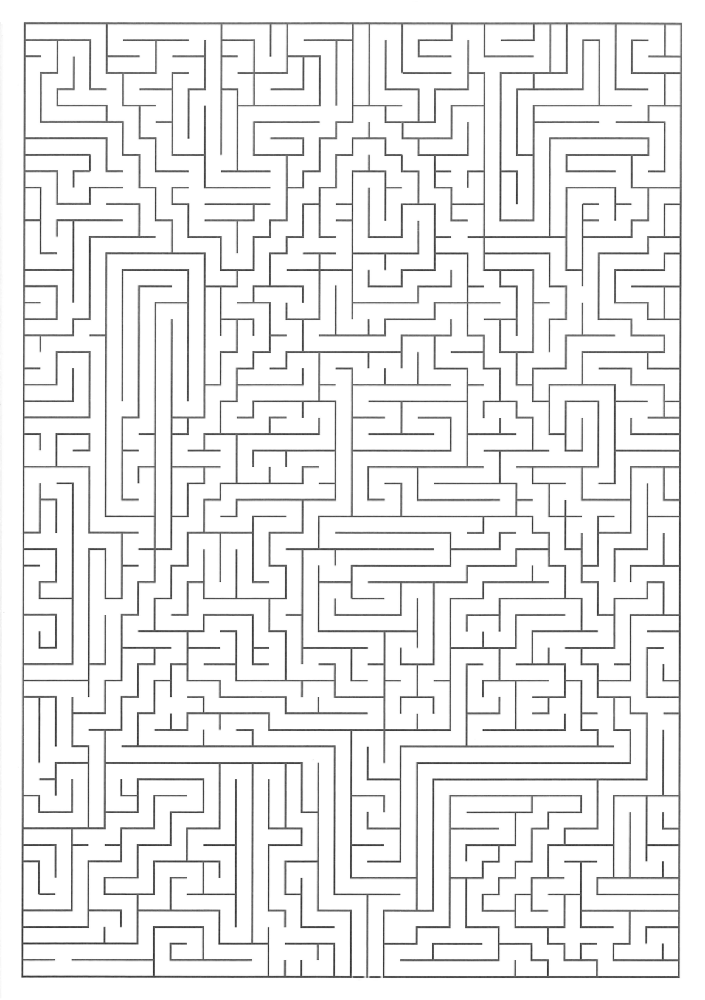
#> input picture examples/vetica.png, 705 x 1000 px, shrunk from 1159 x 1645 before the run, found by its file name
$ python edge_extract.py
#> lines starting #> are read from the running program, lines starting #| are printed output that depends on the picture; after the words box and inside, x2 and y2 are one past the last pixel; in counts of white or black regions, pixels touching at a corner belong together
from skimage import morphology
from skimage import img_as_ubyte
import cv2
import numpy as np

im = cv2.imread("vetica.png")
#> im is the input picture: shape (1000, 705, 3); min 45, max 255, mean 237.8
im = cv2.cvtColor(im, cv2.COLOR_BGR2GRAY)
#> im: shape (1000, 705)
im = cv2.threshold(im, 0, 255, cv2.THRESH_OTSU)[1]
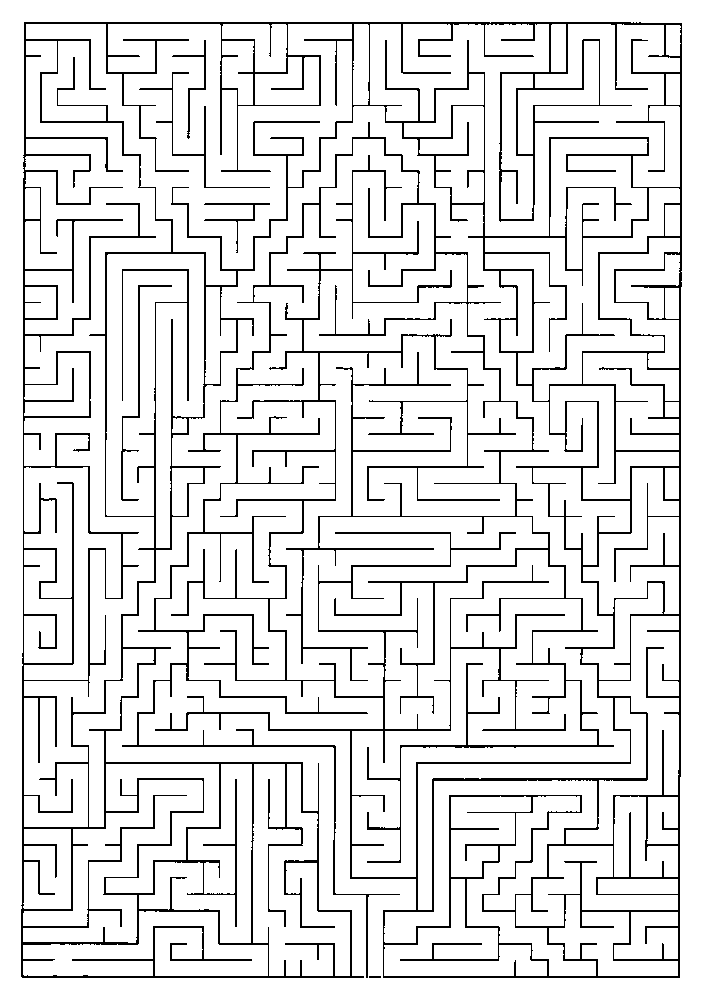
#> im: shape (1000, 705); 89.6% white; black in thin lines or dots, all inside (x1, y1, x2, y2) = (21, 22, 682, 978)
im = morphology.skeletonize(im > 0)
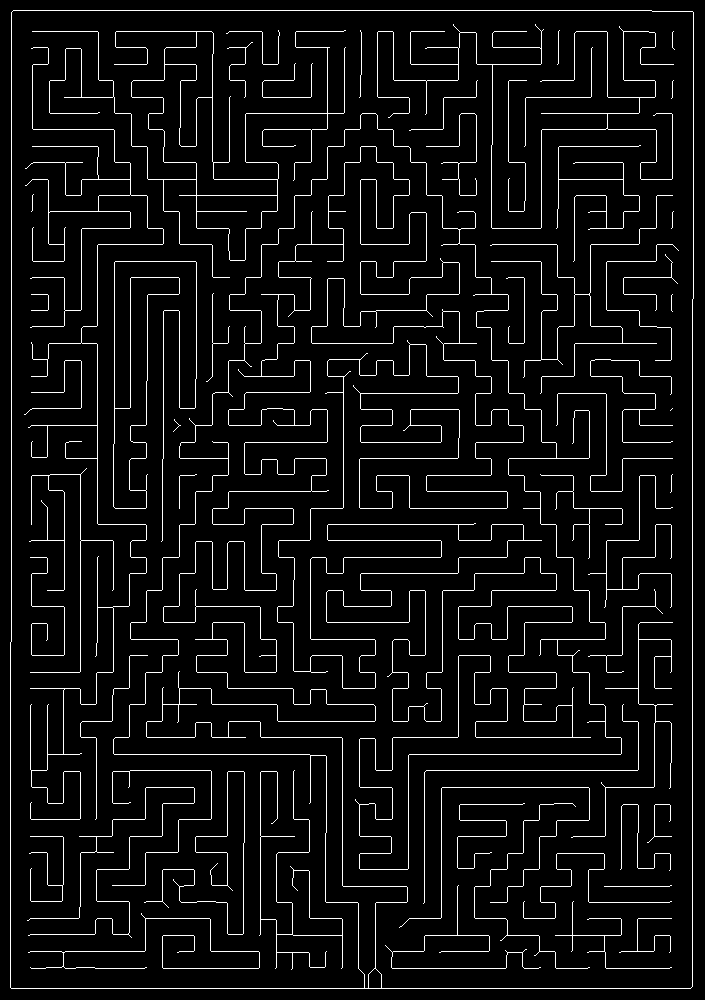
#> im: shape (1000, 705) bool; 5.7% white in thin lines or dots
cv_image = img_as_ubyte(im)
#> cv_image: shape (1000, 705); 5.7% white in thin lines or dots

#kernel = np.array([[-1, -1, -1], [ 2, 2, 2], [-1, -1, -1]]);
kernel = np.array([[-1, 2, -1], [ -1, 2, -1], [-1, 2, -1]]);
cv_image = cv2.filter2D(cv_image,-1,kernel)
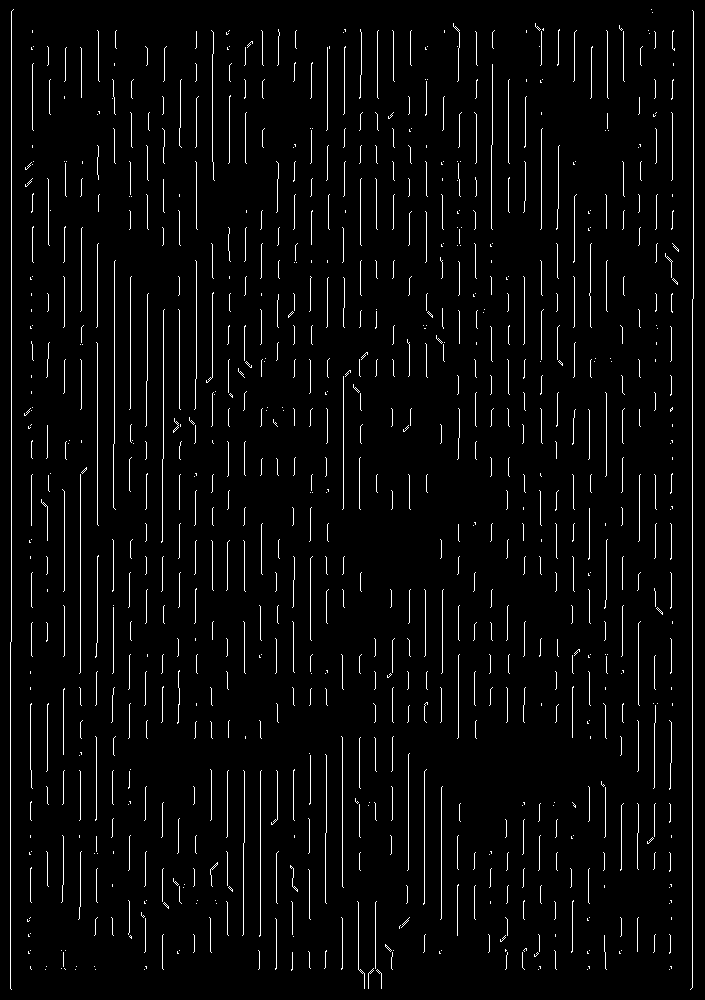
#> cv_image: shape (1000, 705); 3.3% white in thin lines or dots

cv2.imwrite("vetica_skel.png", cv_image)
